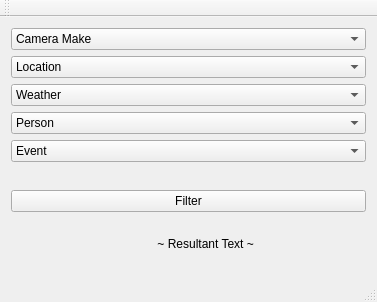
<?xml version="1.0" encoding="UTF-8"?>
<ui version="4.0">
 <class>MainWindow</class>
 <widget class="QMainWindow" name="MainWindow">
  <property name="geometry">
   <rect>
    <x>0</x>
    <y>0</y>
    <width>377</width>
    <height>302</height>
   </rect>
  </property>
  <property name="windowTitle">
   <string>Filter Items</string>
  </property>
  <widget class="QWidget" name="centralWidget">
   <layout class="QGridLayout" name="gridLayout">
    <item row="0" column="0">
     <layout class="QVBoxLayout" name="verticalLayout">
      <item>
       <widget class="QComboBox" name="comboBox_cameraMake">
        <property name="currentText">
         <string>Camera Make</string>
        </property>
        <item>
         <property name="text">
          <string>Camera Make</string>
         </property>
        </item>
       </widget>
      </item>
      <item>
       <widget class="QComboBox" name="comboBox_location">
        <item>
         <property name="text">
          <string>Location</string>
         </property>
        </item>
       </widget>
      </item>
      <item>
       <widget class="QComboBox" name="comboBox_weather">
        <item>
         <property name="text">
          <string>Weather</string>
         </property>
        </item>
       </widget>
      </item>
      <item>
       <widget class="QComboBox" name="comboBox_person">
        <item>
         <property name="text">
          <string>Person</string>
         </property>
        </item>
       </widget>
      </item>
      <item>
       <widget class="QComboBox" name="comboBox_event">
        <item>
         <property name="text">
          <string>Event</string>
         </property>
        </item>
       </widget>
      </item>
     </layout>
    </item>
    <item row="1" column="0">
     <layout class="QVBoxLayout" name="verticalLayout_2">
      <item>
       <spacer name="verticalSpacer">
        <property name="orientation">
         <enum>Qt::Vertical</enum>
        </property>
        <property name="sizeHint" stdset="0">
         <size>
          <width>20</width>
          <height>18</height>
         </size>
        </property>
       </spacer>
      </item>
      <item>
       <widget class="QPushButton" name="filterButton">
        <property name="text">
         <string>Filter</string>
        </property>
       </widget>
      </item>
      <item>
       <widget class="QLabel" name="label">
        <property name="minimumSize">
         <size>
          <width>0</width>
          <height>51</height>
         </size>
        </property>
        <property name="text">
         <string>                                            ~ Resultant Text ~</string>
        </property>
       </widget>
      </item>
     </layout>
    </item>
   </layout>
  </widget>
  <widget class="QToolBar" name="mainToolBar">
   <attribute name="toolBarArea">
    <enum>TopToolBarArea</enum>
   </attribute>
   <attribute name="toolBarBreak">
    <bool>false</bool>
   </attribute>
  </widget>
  <widget class="QStatusBar" name="statusBar"/>
 </widget>
 <layoutdefault spacing="6" margin="11"/>
 <resources/>
 <connections/>
</ui>
